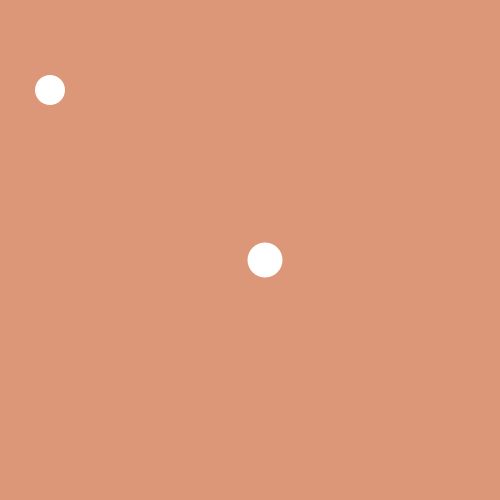
Frame 1 (no input)
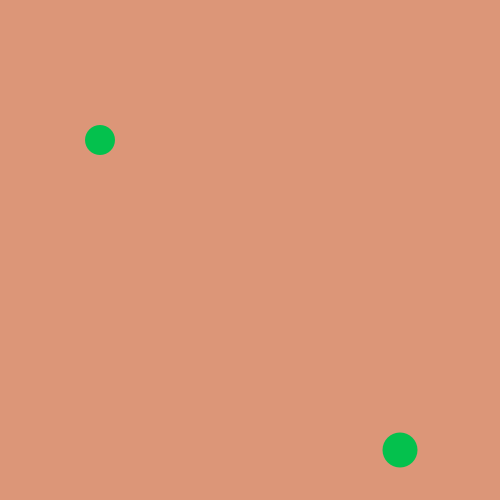
Frame 60 (the mouse pressed at the canvas centre just before this capture)
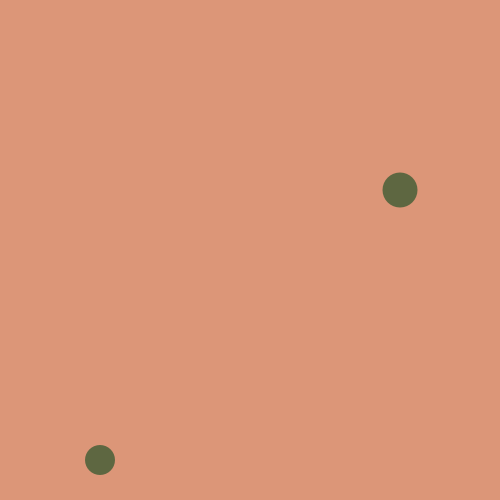
Frame 120 (the mouse held since frame 60 and released just before this capture)

The Processing sketch that drew these frames (run headless with seeded random() and noise(); from frame 60 on, the mouse is pressed at the canvas centre):

// Processing sketch: homework2
// ── homework2.pde
int xPos;
int yPos;
int xPos2;
int yPos2;
int xDir;
int yDir; 
int xDir2;
int yDir2; 

void setup () {
  size(500, 500);

  noStroke();
  frameRate(25);

  xPos = 250;
  yPos = 250;

  xPos2 = 100;
  yPos2 = 100;

  xDir = int(15);
  yDir = int(10);

  xDir2 = int(-50);
  yDir2 = int(-10);
}

void draw() {
  background(220, 150, 120);

  if (xPos>width-30) {
    xDir =-xDir;
    changeColor();
  } 

  if (yPos>height-30) {
    yDir = -yDir;
    changeColor();
  }
  if (xPos<0+30) {
    xDir =-xDir;
    changeColor();
  }
  if (yPos<0+30) {
    yDir = -yDir;
    changeColor();
  }


  if (xPos2>width-25) {
    xDir2 =-xDir2;   
    changeColor();
  }

  if (yPos2>height-25) {
    yDir2 = -yDir2;
    changeColor();
  }

  if (xPos2<0+25) {
    xDir2 =-xDir2;
    changeColor();
  }

  if (yPos2<0+25) {
    yDir2 = -yDir2;
    changeColor();
  }
  
  
  float d = dist(xPos, yPos, xPos2, yPos2);
  
  if(d<17.5+15){
    xDir = -xDir;
    yDir = -yDir;
    xDir2 = -xDir2;
    yDir2 = -yDir2;
  }

  xPos = xPos + xDir;
  yPos = yPos + yDir;

  ellipse(xPos, yPos, 35, 35);


  xPos2 = xPos2 + xDir2;
  yPos2 = yPos2 + yDir2;

  ellipse(xPos2, yPos2, 30, 30);
}

void changeColor()
{
  fill(random(255), random(255), random(255));
}
